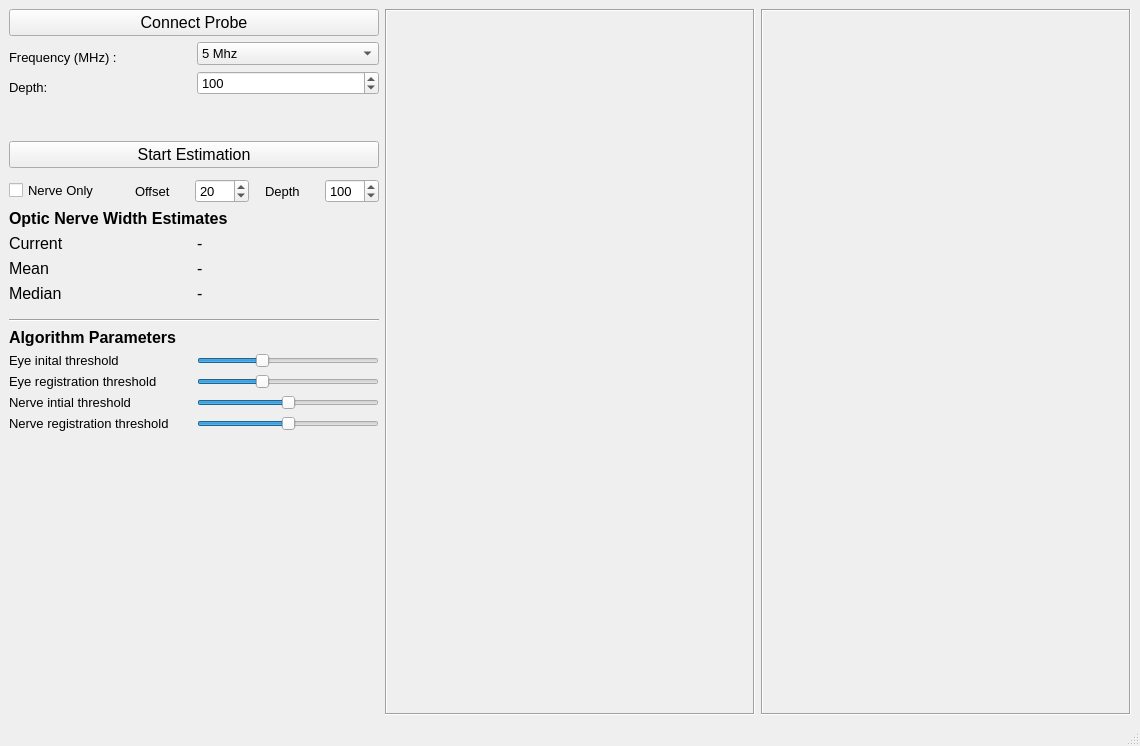
<?xml version="1.0" encoding="UTF-8"?>
<ui version="4.0">
 <class>MainWindow</class>
 <widget class="QMainWindow" name="MainWindow">
  <property name="geometry">
   <rect>
    <x>0</x>
    <y>0</y>
    <width>1140</width>
    <height>746</height>
   </rect>
  </property>
  <property name="font">
   <font>
    <pointsize>10</pointsize>
   </font>
  </property>
  <property name="windowTitle">
   <string>MainWindow</string>
  </property>
  <widget class="QWidget" name="centralwidget">
   <layout class="QGridLayout" name="gridLayout_4">
    <item row="0" column="2">
     <widget class="QLabel" name="label_OpticNerveImage">
      <property name="frameShape">
       <enum>QFrame::Box</enum>
      </property>
      <property name="frameShadow">
       <enum>QFrame::Sunken</enum>
      </property>
      <property name="text">
       <string notr="true"/>
      </property>
      <property name="textFormat">
       <enum>Qt::AutoText</enum>
      </property>
     </widget>
    </item>
    <item row="0" column="1">
     <widget class="QLabel" name="label_BModeImage">
      <property name="frameShape">
       <enum>QFrame::Box</enum>
      </property>
      <property name="frameShadow">
       <enum>QFrame::Sunken</enum>
      </property>
      <property name="text">
       <string notr="true"/>
      </property>
      <property name="textFormat">
       <enum>Qt::AutoText</enum>
      </property>
     </widget>
    </item>
    <item row="0" column="0">
     <layout class="QVBoxLayout" name="verticalLayout_3">
      <item>
       <widget class="QPushButton" name="pushButton_ConnectProbe">
        <property name="font">
         <font>
          <pointsize>12</pointsize>
         </font>
        </property>
        <property name="text">
         <string>Connect Probe</string>
        </property>
       </widget>
      </item>
      <item>
       <layout class="QGridLayout" name="gridLayout">
        <item row="2" column="1">
         <widget class="QComboBox" name="dropDown_Frequency">
          <property name="inputMethodHints">
           <set>Qt::ImhNone</set>
          </property>
          <property name="currentText">
           <string>5 Mhz</string>
          </property>
          <item>
           <property name="text">
            <string>5 Mhz</string>
           </property>
          </item>
          <item>
           <property name="text">
            <string>7.5 Mhz</string>
           </property>
          </item>
          <item>
           <property name="text">
            <string>10 Mhz</string>
           </property>
          </item>
          <item>
           <property name="text">
            <string>15 Mhz</string>
           </property>
          </item>
         </widget>
        </item>
        <item row="4" column="0">
         <widget class="QLabel" name="label_Depth">
          <property name="font">
           <font>
            <pointsize>10</pointsize>
            <weight>50</weight>
            <bold>false</bold>
           </font>
          </property>
          <property name="text">
           <string>Depth:</string>
          </property>
          <property name="alignment">
           <set>Qt::AlignBottom|Qt::AlignLeading|Qt::AlignLeft</set>
          </property>
         </widget>
        </item>
        <item row="4" column="1">
         <widget class="QSpinBox" name="spinBox_Depth">
          <property name="minimum">
           <number>10</number>
          </property>
          <property name="maximum">
           <number>200</number>
          </property>
          <property name="singleStep">
           <number>20</number>
          </property>
          <property name="value">
           <number>100</number>
          </property>
         </widget>
        </item>
        <item row="2" column="0">
         <widget class="QLabel" name="label_Frequency">
          <property name="font">
           <font>
            <pointsize>10</pointsize>
            <weight>50</weight>
            <bold>false</bold>
           </font>
          </property>
          <property name="text">
           <string>Frequency (MHz) :</string>
          </property>
          <property name="alignment">
           <set>Qt::AlignBottom|Qt::AlignLeading|Qt::AlignLeft</set>
          </property>
         </widget>
        </item>
       </layout>
      </item>
      <item>
       <spacer name="verticalSpacer">
        <property name="orientation">
         <enum>Qt::Vertical</enum>
        </property>
        <property name="sizeType">
         <enum>QSizePolicy::Fixed</enum>
        </property>
        <property name="sizeHint" stdset="0">
         <size>
          <width>20</width>
          <height>40</height>
         </size>
        </property>
       </spacer>
      </item>
      <item>
       <widget class="QPushButton" name="pushButton_Estimation">
        <property name="font">
         <font>
          <pointsize>12</pointsize>
         </font>
        </property>
        <property name="text">
         <string>Start Estimation</string>
        </property>
       </widget>
      </item>
      <item>
       <spacer name="verticalSpacer_3">
        <property name="orientation">
         <enum>Qt::Vertical</enum>
        </property>
        <property name="sizeType">
         <enum>QSizePolicy::Fixed</enum>
        </property>
        <property name="sizeHint" stdset="0">
         <size>
          <width>20</width>
          <height>5</height>
         </size>
        </property>
       </spacer>
      </item>
      <item>
       <layout class="QHBoxLayout" name="horizontalLayout">
        <item>
         <widget class="QCheckBox" name="checkBox_NerveOnly">
          <property name="toolTip">
           <string>Estimate nerve only using a crossection offset from the bottom of the image of height according todepth</string>
          </property>
          <property name="text">
           <string>Nerve Only</string>
          </property>
         </widget>
        </item>
        <item>
         <spacer name="horizontalSpacer_2">
          <property name="orientation">
           <enum>Qt::Horizontal</enum>
          </property>
          <property name="sizeType">
           <enum>QSizePolicy::Fixed</enum>
          </property>
          <property name="sizeHint" stdset="0">
           <size>
            <width>30</width>
            <height>10</height>
           </size>
          </property>
         </spacer>
        </item>
        <item>
         <widget class="QLabel" name="label_4">
          <property name="text">
           <string>Offset</string>
          </property>
         </widget>
        </item>
        <item>
         <widget class="QSpinBox" name="spinBox_NerveTop">
          <property name="enabled">
           <bool>true</bool>
          </property>
          <property name="maximum">
           <number>100</number>
          </property>
          <property name="value">
           <number>20</number>
          </property>
         </widget>
        </item>
        <item>
         <spacer name="horizontalSpacer">
          <property name="orientation">
           <enum>Qt::Horizontal</enum>
          </property>
          <property name="sizeType">
           <enum>QSizePolicy::Fixed</enum>
          </property>
          <property name="sizeHint" stdset="0">
           <size>
            <width>10</width>
            <height>20</height>
           </size>
          </property>
         </spacer>
        </item>
        <item>
         <widget class="QLabel" name="label_5">
          <property name="text">
           <string>Depth</string>
          </property>
         </widget>
        </item>
        <item>
         <widget class="QSpinBox" name="spinBox_NerveDepth">
          <property name="minimum">
           <number>5</number>
          </property>
          <property name="maximum">
           <number>500</number>
          </property>
          <property name="value">
           <number>100</number>
          </property>
         </widget>
        </item>
       </layout>
      </item>
      <item>
       <widget class="QLabel" name="label">
        <property name="font">
         <font>
          <pointsize>12</pointsize>
          <weight>75</weight>
          <bold>true</bold>
         </font>
        </property>
        <property name="text">
         <string>Optic Nerve Width Estimates</string>
        </property>
       </widget>
      </item>
      <item>
       <layout class="QGridLayout" name="gridLayout_2">
        <item row="4" column="0">
         <widget class="QLabel" name="label_2">
          <property name="font">
           <font>
            <pointsize>12</pointsize>
            <weight>50</weight>
            <bold>false</bold>
           </font>
          </property>
          <property name="text">
           <string>Median</string>
          </property>
         </widget>
        </item>
        <item row="1" column="0">
         <widget class="QLabel" name="label_3">
          <property name="font">
           <font>
            <pointsize>12</pointsize>
            <weight>50</weight>
            <bold>false</bold>
           </font>
          </property>
          <property name="text">
           <string>Current</string>
          </property>
         </widget>
        </item>
        <item row="2" column="1">
         <widget class="QLabel" name="label_estimateMean">
          <property name="font">
           <font>
            <pointsize>12</pointsize>
            <weight>50</weight>
            <bold>false</bold>
           </font>
          </property>
          <property name="text">
           <string>-</string>
          </property>
         </widget>
        </item>
        <item row="1" column="1">
         <widget class="QLabel" name="label_estimateCurrent">
          <property name="font">
           <font>
            <pointsize>12</pointsize>
            <weight>50</weight>
            <bold>false</bold>
           </font>
          </property>
          <property name="text">
           <string>-</string>
          </property>
         </widget>
        </item>
        <item row="4" column="1">
         <widget class="QLabel" name="label_estimateMedian">
          <property name="font">
           <font>
            <pointsize>12</pointsize>
            <weight>50</weight>
            <bold>false</bold>
           </font>
          </property>
          <property name="text">
           <string>-</string>
          </property>
         </widget>
        </item>
        <item row="2" column="0">
         <widget class="QLabel" name="label_6">
          <property name="font">
           <font>
            <pointsize>12</pointsize>
            <weight>50</weight>
            <bold>false</bold>
           </font>
          </property>
          <property name="text">
           <string>Mean</string>
          </property>
         </widget>
        </item>
       </layout>
      </item>
      <item>
       <spacer name="verticalSpacer_4">
        <property name="orientation">
         <enum>Qt::Vertical</enum>
        </property>
        <property name="sizeType">
         <enum>QSizePolicy::Fixed</enum>
        </property>
        <property name="sizeHint" stdset="0">
         <size>
          <width>20</width>
          <height>10</height>
         </size>
        </property>
       </spacer>
      </item>
      <item>
       <widget class="Line" name="line">
        <property name="lineWidth">
         <number>1</number>
        </property>
        <property name="orientation">
         <enum>Qt::Horizontal</enum>
        </property>
       </widget>
      </item>
      <item>
       <widget class="QLabel" name="label_7">
        <property name="font">
         <font>
          <pointsize>12</pointsize>
          <weight>75</weight>
          <bold>true</bold>
         </font>
        </property>
        <property name="text">
         <string>Algorithm Parameters</string>
        </property>
       </widget>
      </item>
      <item>
       <layout class="QGridLayout" name="gridLayout_3">
        <property name="sizeConstraint">
         <enum>QLayout::SetMinimumSize</enum>
        </property>
        <item row="2" column="0">
         <widget class="QLabel" name="label_10">
          <property name="text">
           <string>Nerve intial threshold</string>
          </property>
         </widget>
        </item>
        <item row="2" column="1">
         <widget class="QSlider" name="slider_nerveThreshold1">
          <property name="sizePolicy">
           <sizepolicy hsizetype="Minimum" vsizetype="Fixed">
            <horstretch>0</horstretch>
            <verstretch>0</verstretch>
           </sizepolicy>
          </property>
          <property name="maximum">
           <number>100</number>
          </property>
          <property name="value">
           <number>50</number>
          </property>
          <property name="sliderPosition">
           <number>50</number>
          </property>
          <property name="orientation">
           <enum>Qt::Horizontal</enum>
          </property>
         </widget>
        </item>
        <item row="0" column="1">
         <widget class="QSlider" name="slider_eyeThreshold1">
          <property name="sizePolicy">
           <sizepolicy hsizetype="Minimum" vsizetype="Fixed">
            <horstretch>0</horstretch>
            <verstretch>0</verstretch>
           </sizepolicy>
          </property>
          <property name="maximum">
           <number>100</number>
          </property>
          <property name="value">
           <number>35</number>
          </property>
          <property name="orientation">
           <enum>Qt::Horizontal</enum>
          </property>
         </widget>
        </item>
        <item row="0" column="0">
         <widget class="QLabel" name="label_8">
          <property name="sizePolicy">
           <sizepolicy hsizetype="Preferred" vsizetype="Preferred">
            <horstretch>0</horstretch>
            <verstretch>0</verstretch>
           </sizepolicy>
          </property>
          <property name="text">
           <string>Eye inital threshold</string>
          </property>
         </widget>
        </item>
        <item row="1" column="0">
         <widget class="QLabel" name="label_9">
          <property name="text">
           <string>Eye registration threshold</string>
          </property>
         </widget>
        </item>
        <item row="1" column="1">
         <widget class="QSlider" name="slider_eyeThreshold2">
          <property name="sizePolicy">
           <sizepolicy hsizetype="Minimum" vsizetype="Fixed">
            <horstretch>0</horstretch>
            <verstretch>0</verstretch>
           </sizepolicy>
          </property>
          <property name="maximum">
           <number>100</number>
          </property>
          <property name="value">
           <number>35</number>
          </property>
          <property name="orientation">
           <enum>Qt::Horizontal</enum>
          </property>
         </widget>
        </item>
        <item row="3" column="0">
         <widget class="QLabel" name="label_11">
          <property name="text">
           <string>Nerve registration threshold</string>
          </property>
         </widget>
        </item>
        <item row="3" column="1">
         <widget class="QSlider" name="slider_nerveThreshold2">
          <property name="sizePolicy">
           <sizepolicy hsizetype="Minimum" vsizetype="Fixed">
            <horstretch>0</horstretch>
            <verstretch>0</verstretch>
           </sizepolicy>
          </property>
          <property name="maximum">
           <number>100</number>
          </property>
          <property name="value">
           <number>50</number>
          </property>
          <property name="orientation">
           <enum>Qt::Horizontal</enum>
          </property>
         </widget>
        </item>
       </layout>
      </item>
      <item>
       <spacer name="verticalSpacer_2">
        <property name="orientation">
         <enum>Qt::Vertical</enum>
        </property>
        <property name="sizeHint" stdset="0">
         <size>
          <width>20</width>
          <height>40</height>
         </size>
        </property>
       </spacer>
      </item>
     </layout>
    </item>
   </layout>
  </widget>
  <widget class="QMenuBar" name="menubar">
   <property name="geometry">
    <rect>
     <x>0</x>
     <y>0</y>
     <width>1140</width>
     <height>21</height>
    </rect>
   </property>
  </widget>
  <widget class="QStatusBar" name="statusbar"/>
 </widget>
 <resources/>
 <connections/>
</ui>
